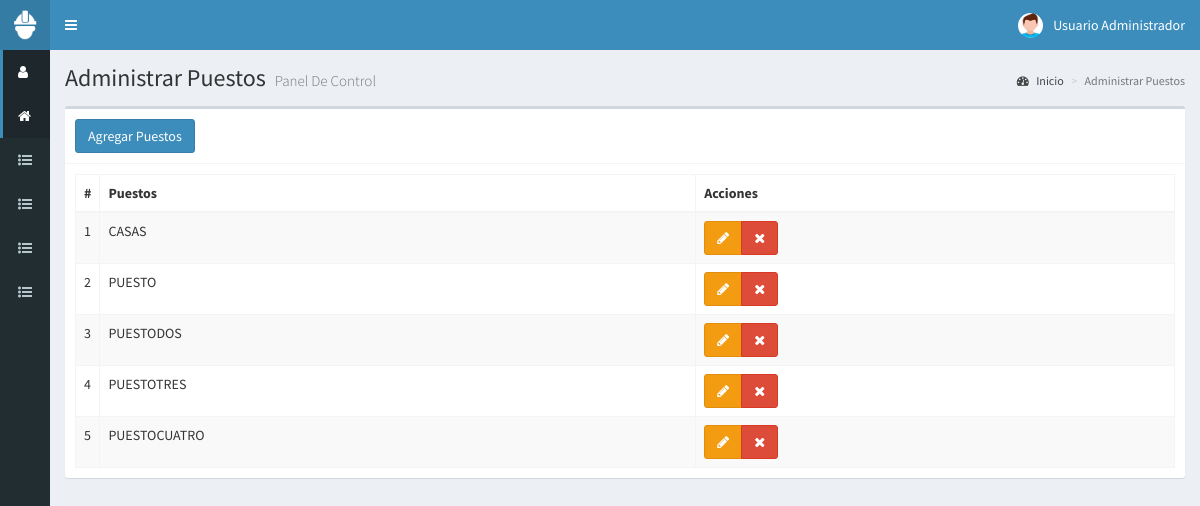
/puestos (signed in), run on the app's committed database.
### tables this page shows
CREATE TABLE t_Puesto
(
  id_puesto SMALLINT UNSIGNED PRIMARY KEY AUTO_INCREMENT,
  descripcion VARCHAR(45) NOT NULL	
);

### controladores/plantilla.controlador.php (called while the page is built)
<?php
  class ControladorPlantilla
  {
    static public function ctrPlantilla()
    {
      include "vistas/plantilla.php";
    }
  }

### index.php (called while the page is built, shortened)
<?php
require_once "controladores/plantilla.controlador.php";
require_once "controladores/ventas.controlador.php";
require_once "controladores/puestos.controlador.php";
require_once "controladores/subir-csv.controlador.php";
require_once "modelos/puestos.modelo.php";
$plantilla = new ControladorPlantilla();
$plantilla->ctrPlantilla();

### controladores/puestos.controlador.php (called while the page is built, shortened)
<?php
  class ControladorPuestos
  {
		static public function ctrMostrarPuestos($item,$valor)
		{
			$tabla = "t_Puesto";
			$respuesta = ModeloPuestos::mdlMostrarPuestos($tabla,$item,$valor);
			return $respuesta;
		}
  }
?>

### modelos/conexion.php (called while the page is built)
<?php
  class Conexion
  {
    static public function conectar()
    {
      $link = new PDO("mysql:host=localhost;dbname=bd_responsivas",
                      "usuario_responsiva",
											"responsivas-2020");
			$mitz="America/Tijuana";
			$tz = (new DateTime('now', new DateTimeZone($mitz)))->format('P');
			$link->exec("SET time_zone='$tz';");
      $link->exec("set names utf8");
      return $link;
    }
  }
?>

### modelos/puestos.modelo.php (called while the page is built, shortened)
<?php
	require_once "conexion.php";
	class ModeloPuestos
	{
    static public function mdlMostrarPuestos($tabla,$item,$valor)
    {
			if ($item != null)
			{
				$stmt = Conexion::conectar()->prepare("SELECT * FROM $tabla WHERE $item = :$item");
				$stmt->bindParam(":".$item,$valor, PDO::PARAM_STR);
				$stmt->execute();
				return $stmt->fetch();
			}
			else
			{
				$stmt = Conexion::conectar()->prepare("SELECT * FROM $tabla ");
				$stmt->execute();
				return $stmt->fetchAll();
			}
		}
	}
?>

### vistas/modulos/puestos.php (the view, shortened to what this page needs)
<div class="content-wrapper">
  <section class="content-header">
    <h1>
      Administrar Puestos
      <small>Panel De Control</small>
    </h1>
    <ol class="breadcrumb">
      <li><a href="inicio"><i class="fa fa-dashboard"></i> Inicio</a></li>
      <li class="active">Administrar Puestos</li>
    </ol>
  </section>
  <section class="content">
    <div class="box">
      <div class="box-header with-border">
        <button class="btn btn-primary"  data-toggle="modal" data-target="#modalAgregarPuestos">
          Agregar Puestos
        </button>
      </div>
      <div class="box-body">
        <table class="table table-bordered table-striped dt-responsive tablas">
          <thead>
            <tr>
              <th style="width:10px">#</th>
              <th>Puestos</th>
              <th>Acciones </th>
            </tr>
          </thead>
          <tbody>
					<?php
						$item = null;
						$valor = null;
						$puestos = ControladorPuestos::ctrMostrarPuestos($item,$valor);
						foreach ($puestos as $key => $value)
						{
							echo '
										<tr>
											<td>'.($key+1).'</td>
											<td class="text-uppercase">'.$value["descripcion"].'</td>
											<td>
												<div class="btn-group">
													<button class="btn btn-warning btnEditarPuesto" idPuesto="'.$value["id_puesto"].'" data-toggle="modal" data-target="#modalEditarPuesto"><i class="fa fa-pencil"></i></button>';
													if ($_SESSION["perfil"] == "Administrador")
													{
														echo '
													<button class="btn btn-danger btnEliminarPuesto" idPuesto="'.$value["id_puesto"].'"><i class="fa fa-times"></i></button>';
													}
												echo '</div>
											</td>
										</tr>';
						}
					?>
          </tbody>
        </table>
      </div>
    </div>
  </section>
</div>

### data on the page
t_puesto: descripcion "CASAS"
t_puesto: descripcion "PUESTO"
t_puesto: descripcion "PUESTODOS"
t_puesto: descripcion "PUESTOTRES"
t_puesto: descripcion "PUESTOCUATRO"

### other printed values
$_SESSION["nombre"] "Usuario Administrador"
